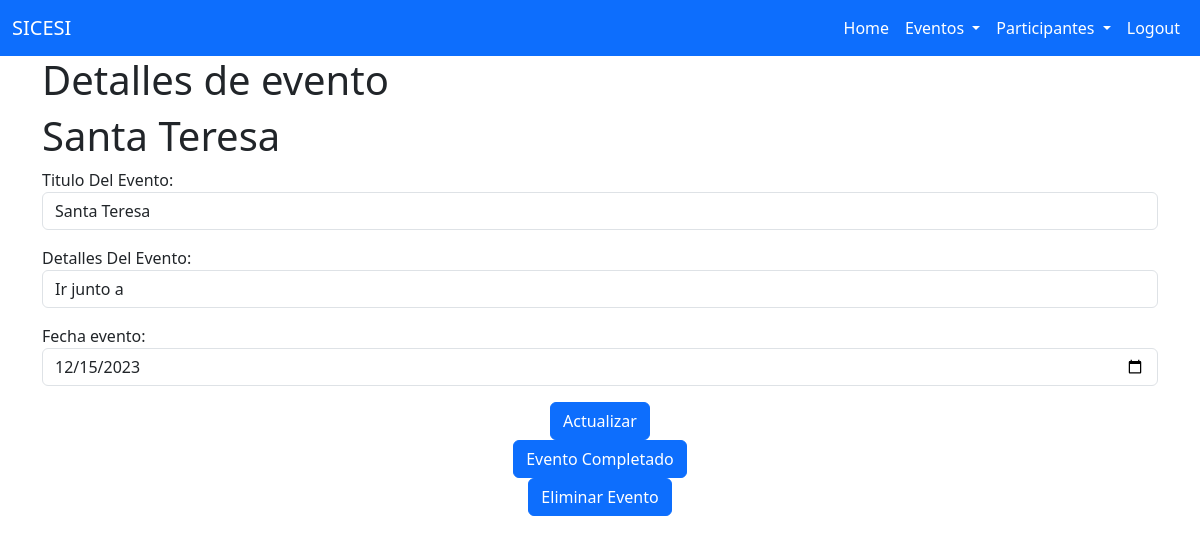
/eventos/15/ (signed in), run on the app's committed database.
### eventos/models.py (models this page shows, shortened)
class T_Eventos(models.Model):
    titulo = models.CharField (max_length=100)
    contenido = models.TextField(blank=True)
    fecha_evento = models.DateTimeField(default=None, blank=True)
    fecha_creacion = models.DateTimeField(auto_now_add=True)
    fecha_culminado = models.DateTimeField(null=True)
    user = models.ForeignKey(User, on_delete=models.CASCADE)

### eventos/views.py (the view, shortened to what this page needs)
# urls.py: path('eventos/<int:evento_id>/', views.evento_detail, name='evento_detail'),
@login_required
def evento_detail(request, evento_id):
    if request.method == 'GET':
        evento = get_object_or_404(T_Eventos, pk=evento_id, user=request.user)
        form = EventosForm(instance=evento)
        return render(request, 'main/evento_detail.html', {'evento': evento, 'form': form})

### eventos/forms.py
class EventosForm(forms.ModelForm):
    titulo = forms.CharField(
        max_length=500,
        label="Titulo Del Evento",
        required=True,
        widget=forms.TextInput(
            attrs={
                'class': 'form-control',
                'type': "text"
            }
        ),
    )
    contenido = forms.CharField(
        max_length=500,
        label="Detalles Del Evento",
        required=True,
                widget=forms.TextInput(
            attrs={
                'class': 'form-control',
                'type': "text"
            }
        ),
    )
    fecha_evento = forms.DateField(
        widget=forms.DateInput(
            attrs={
                'class': 'form-control',
                'type': "date"
            }
        ),
        initial='2023-07-10'
    )
    class Meta:
        model = T_Eventos
        fields = ['titulo','contenido','fecha_evento']

### eventos/templates/main/evento_detail.html (shortened to what this page needs)
{% extends 'main/base.html' %}
{% block content %}
    <h1>Detalles de evento</h1>
    <h1>{{evento.titulo}}</h1>
    <form method="post">
        {{form.as_p}}
        <div class="text-center">
            <button type="submit" class="btn btn-primary">
                Actualizar
            </button>
        </div>
    <form action="{% url 'evento_completado' evento.id %}" method="post">
        <div class="text-center">
            <button type="submit" class="btn btn-primary">
                Evento Completado
            </button>
        </div>
    </form>
    <form action="{% url 'evento_eliminado' evento.id %}" method="post">
        <div class="text-center">
            <button type="submit" class="btn btn-primary">
                Eliminar Evento
            </button>
        </div>
    </form>
{% endblock %}

### data on the page
T_Eventos: titulo "Santa Teresa", contenido "Ir junto a", fecha_evento "12/15/2023"
